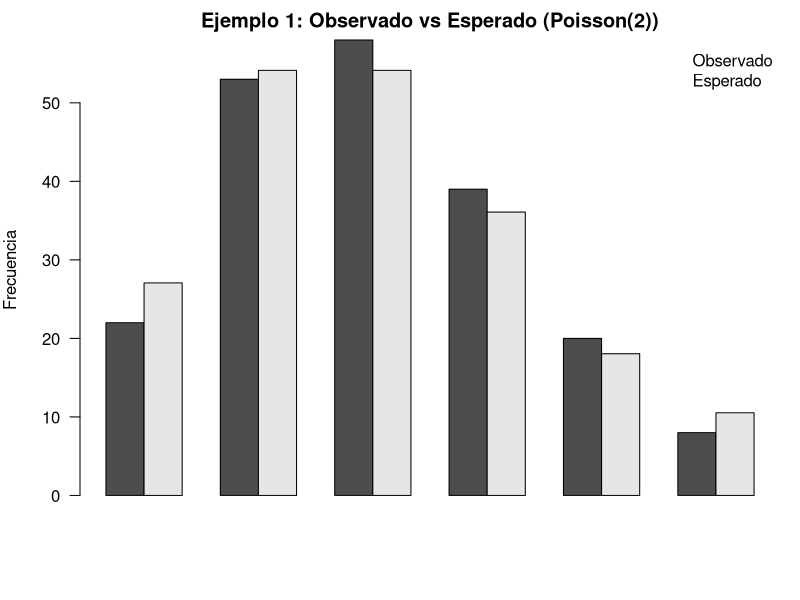
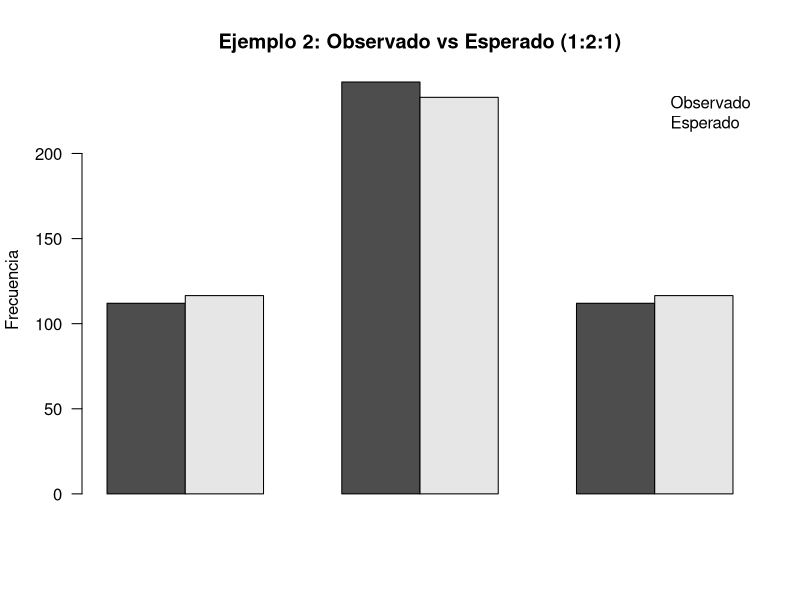
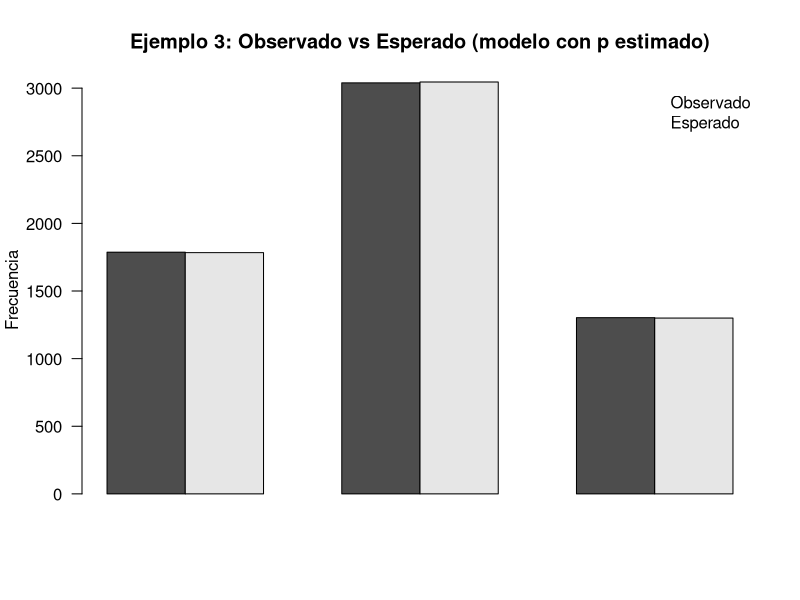
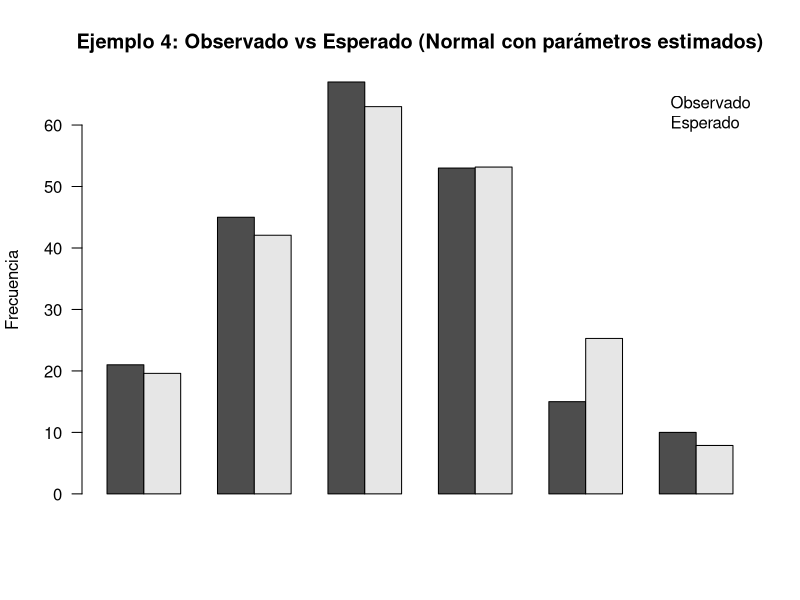
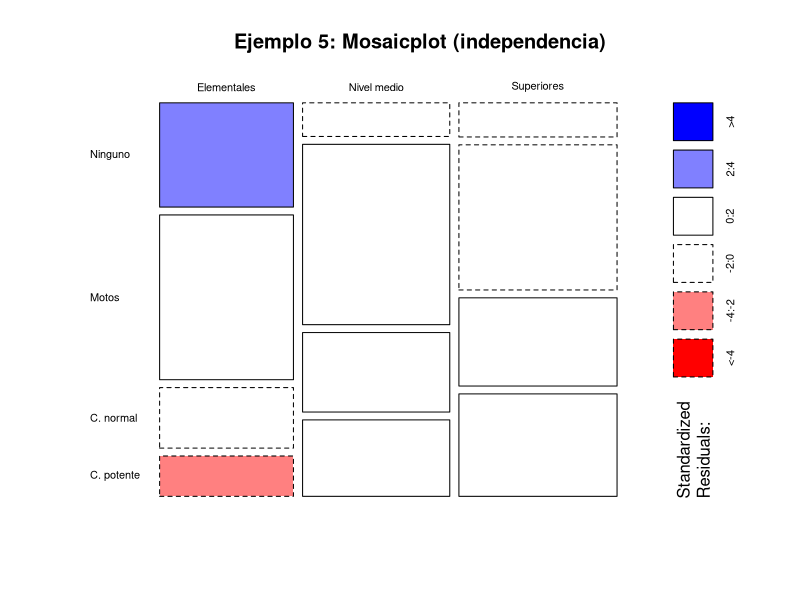
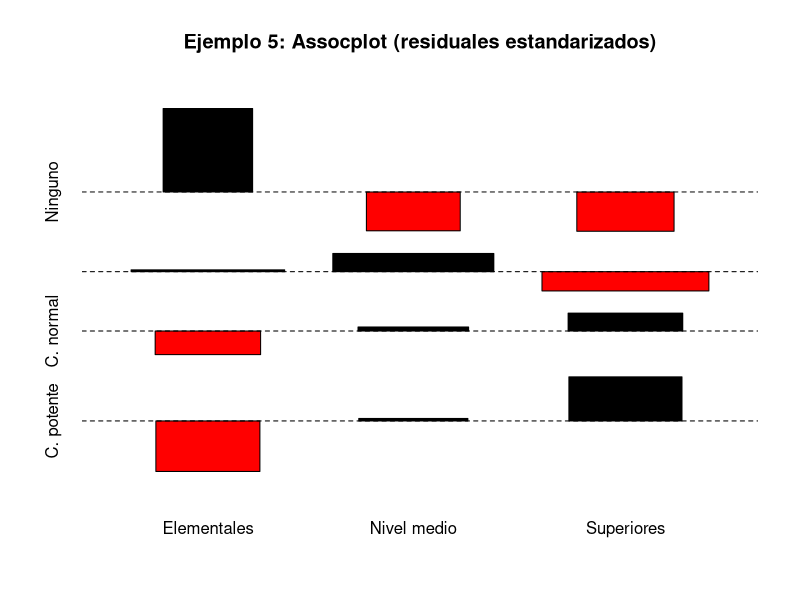
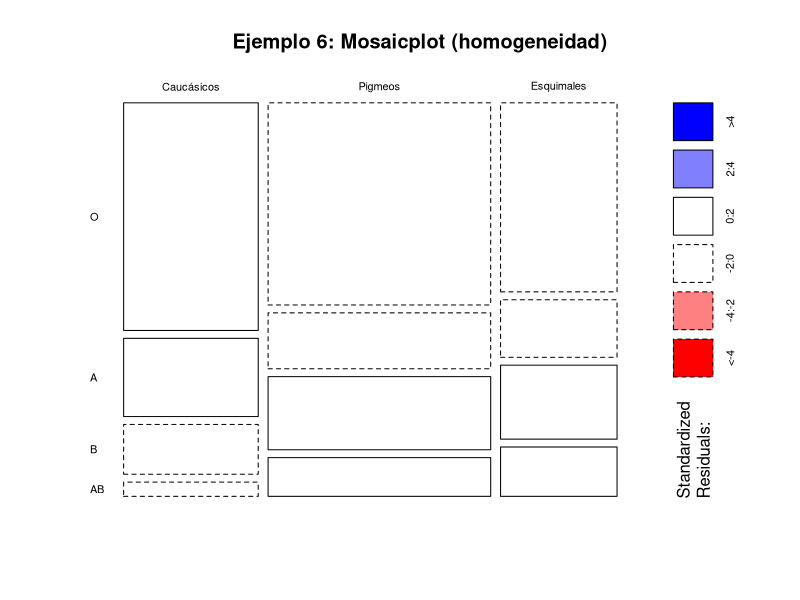
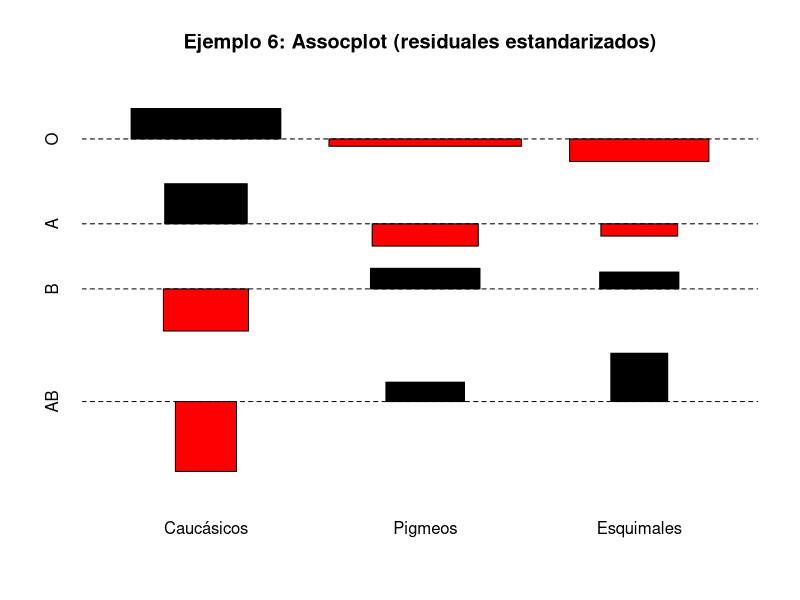

R code for these plots, in order:
## ---- chunk 1
knitr::opts_chunk$set(echo = TRUE, message = FALSE, warning = FALSE, fig.align = "center")
## ---- chunk 2
n <- 200
obs_raw <- c(`0`=22, `1`=53, `2`=58, `3`=39, `4`=20, `5`=5, `6`=2, `7`=1)

# Agrupamos en categoría ">=5" para evitar esperadas pequeñas
obs <- c(`0`=obs_raw["0"],
         `1`=obs_raw["1"],
         `2`=obs_raw["2"],
         `3`=obs_raw["3"],
         `4`=obs_raw["4"],
         `>=5`=sum(obs_raw[c("5","6","7")]))

obs
sum(obs)
## ---- chunk 3
lambda <- 2

# Probabilidades bajo Poisson(2): 0..4 y >=5
p0_4 <- dpois(0:4, lambda = lambda)
p_ge5 <- 1 - ppois(4, lambda = lambda)
p <- c(p0_4, p_ge5)
names(p) <- names(obs)

# Comprobación: suman 1
sum(p)

# Test chi-cuadrado (probabilidades completamente especificadas)
test1 <- chisq.test(x = obs, p = p, rescale.p = TRUE)
test1
## ---- chunk 4
expected <- as.numeric(test1$expected)
stat_contrib <- (obs - expected)^2 / expected

res1 <- data.frame(
  Categoria = names(obs),
  Observado = as.numeric(obs),
  p0 = as.numeric(p),
  Esperado = expected,
  Contribucion = stat_contrib
)
res1
sum(res1$Contribucion)  # Debe coincidir con el estadístico
## ---- chunk 5
op <- par(mar=c(5,4,2,1))
bp <- barplot(rbind(Observado = as.numeric(obs), Esperado = expected),
              beside = TRUE, las = 2, ylab = "Frecuencia",
              main = "Ejemplo 1: Observado vs Esperado (Poisson(2))")
legend("topright", legend = c("Observado","Esperado"), bty = "n")
par(op)
## ---- chunk 6
obs <- c(Blanca = 112, Rosa = 242, Roja = 112)
p <- c(0.25, 0.50, 0.25)

test2 <- chisq.test(x = obs, p = p, rescale.p = TRUE)
test2
## ---- chunk 7
expected <- as.numeric(test2$expected)

data.frame(
  Categoria = names(obs),
  Observado = as.numeric(obs),
  Esperado  = expected,
  Contribucion = (obs-expected)^2/expected
)

barplot(rbind(Observado = as.numeric(obs), Esperado = expected),
        beside = TRUE, las = 2, ylab = "Frecuencia",
        main = "Ejemplo 2: Observado vs Esperado (1:2:1)")
legend("topright", legend = c("Observado","Esperado"), bty = "n")
## ---- chunk 8
n1 <- 1787
n2 <- 3039
n3 <- 1303
n  <- n1 + n2 + n3

p_hat <- (2*n1 + n2) / (2*n)
p_hat
## ---- chunk 9
p_model <- c(M = p_hat^2,
             `M-N` = 2*p_hat*(1-p_hat),
             N = (1-p_hat)^2)

expected <- n * p_model
obs <- c(M = n1, `M-N` = n2, N = n3)

# Estadístico de Pearson
D2 <- sum((obs - expected)^2 / expected)

# Grados de libertad ajustados: k - 1 - m = 3 - 1 - 1 = 1
df <- 1
p_value <- 1 - pchisq(D2, df = df)

list(
  p_hat = p_hat,
  expected = expected,
  D2 = D2,
  df = df,
  p_value = p_value
)
## ---- chunk 10
barplot(rbind(Observado = as.numeric(obs), Esperado = as.numeric(expected)),
        beside = TRUE, las = 2, ylab = "Frecuencia",
        main = "Ejemplo 3: Observado vs Esperado (modelo con p estimado)")
legend("topright", legend = c("Observado","Esperado"), bty = "n")
## ---- chunk 11
obs_raw <- c(`<=55`=4, `55-60`=17, `60-65`=45, `65-70`=67, `70-75`=53, `75-80`=15, `80-85`=10)
n <- sum(obs_raw)

# Parámetros reportados en el texto (los usamos tal cual)
mu_hat <- 68.52
# En el texto aparece sigma^2 = 6.44; interpretamos que 6.44 es la desviación típica o la varianza?
# Para coherencia con el cálculo de probabilidades, necesitamos sigma (desviación típica).
# Si 6.44 fuese la varianza, sigma ~ 2.54. Si 6.44 fuese sigma, sería enorme para estas escalas.
# En la tabla de probabilidades del texto, la magnitud encaja con sigma ~ 6.44? NO.
# Usamos la opción habitual: 6.44 como desviación típica (sigma).
sigma_hat <- 6.44

mu_hat; sigma_hat
## ---- chunk 12
# Intervalos: (-Inf,55], (55,60], ..., (80,Inf)
breaks <- c(-Inf, 55, 60, 65, 70, 75, 80, Inf)

p <- numeric(length(breaks)-1)
for(i in seq_along(p)){
  a <- breaks[i]; b <- breaks[i+1]
  p[i] <- pnorm(b, mean = mu_hat, sd = sigma_hat) - pnorm(a, mean = mu_hat, sd = sigma_hat)
}
names(p) <- names(c(`<=55`=1, `55-60`=1, `60-65`=1, `65-70`=1, `70-75`=1, `75-80`=1, `>=80`=1))
p
sum(p)
## ---- chunk 13
expected_raw <- n * p

# Fusionamos las dos primeras clases si alguna esperada < 5 (en el texto se fusionan)
obs <- c(`<=60` = obs_raw["<=55"] + obs_raw["55-60"],
         `60-65` = obs_raw["60-65"],
         `65-70` = obs_raw["65-70"],
         `70-75` = obs_raw["70-75"],
         `75-80` = obs_raw["75-80"],
         `>=80`  = obs_raw["80-85"])

expected <- c(`<=60` = expected_raw[1] + expected_raw[2],
              `60-65` = expected_raw[3],
              `65-70` = expected_raw[4],
              `70-75` = expected_raw[5],
              `75-80` = expected_raw[6],
              `>=80`  = expected_raw[7])

data.frame(Categoria = names(obs),
           Observado = as.numeric(obs),
           Esperado  = as.numeric(expected))
## ---- chunk 14
# Estadístico de Pearson
D2 <- sum((obs - expected)^2 / expected)

k <- length(obs)        # número final de clases
m <- 2                  # mu y sigma estimados
df <- k - 1 - m

p_value <- 1 - pchisq(D2, df = df)

list(D2 = D2, df = df, p_value = p_value)
## ---- chunk 15
barplot(rbind(Observado = as.numeric(obs), Esperado = as.numeric(expected)),
        beside = TRUE, las = 2, ylab = "Frecuencia",
        main = "Ejemplo 4: Observado vs Esperado (Normal con parámetros estimados)")
legend("topright", legend = c("Observado","Esperado"), bty = "n")
## ---- chunk 16
tab <- matrix(
  c(31,49,18,12,
    11,59,26,25,
    12,51,31,36),
  nrow = 3, byrow = TRUE
)
rownames(tab) <- c("Elementales","Nivel medio","Superiores")
colnames(tab) <- c("Ninguno","Motos","C. normal","C. potente")
tab
addmargins(tab)
## ---- chunk 17
test5 <- chisq.test(tab, correct = FALSE)
test5
test5$expected
## ---- chunk 18
mosaicplot(tab, shade = TRUE, las = 1,
           main = "Ejemplo 5: Mosaicplot (independencia)")
assocplot(tab, main = "Ejemplo 5: Assocplot (residuales estandarizados)")
## ---- chunk 19
tab <- matrix(
  c(32,11,7,2,
    47,13,17,9,
    23,7,9,6),
  nrow = 3, byrow = TRUE
)
rownames(tab) <- c("Caucásicos","Pigmeos","Esquimales")
colnames(tab) <- c("O","A","B","AB")
tab
addmargins(tab)
## ---- chunk 20
# El test de homogeneidad se implementa igual que el test de independencia sobre la tabla de recuentos
test6 <- chisq.test(tab, correct = FALSE)
test6
test6$expected
## ---- chunk 21
mosaicplot(tab, shade = TRUE, las = 1,
           main = "Ejemplo 6: Mosaicplot (homogeneidad)")
assocplot(tab, main = "Ejemplo 6: Assocplot (residuales estandarizados)")
